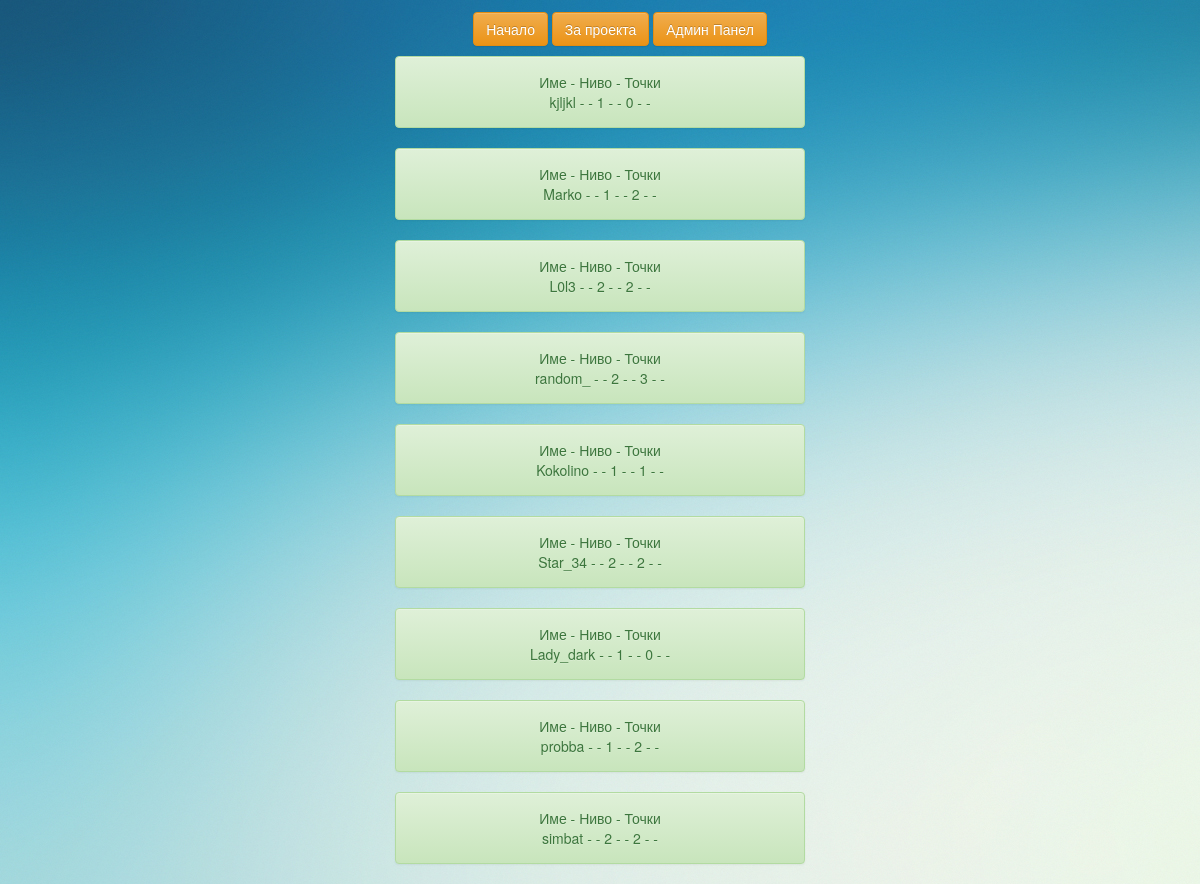
Before: /project_31_mart/read_all.php with the older database file.
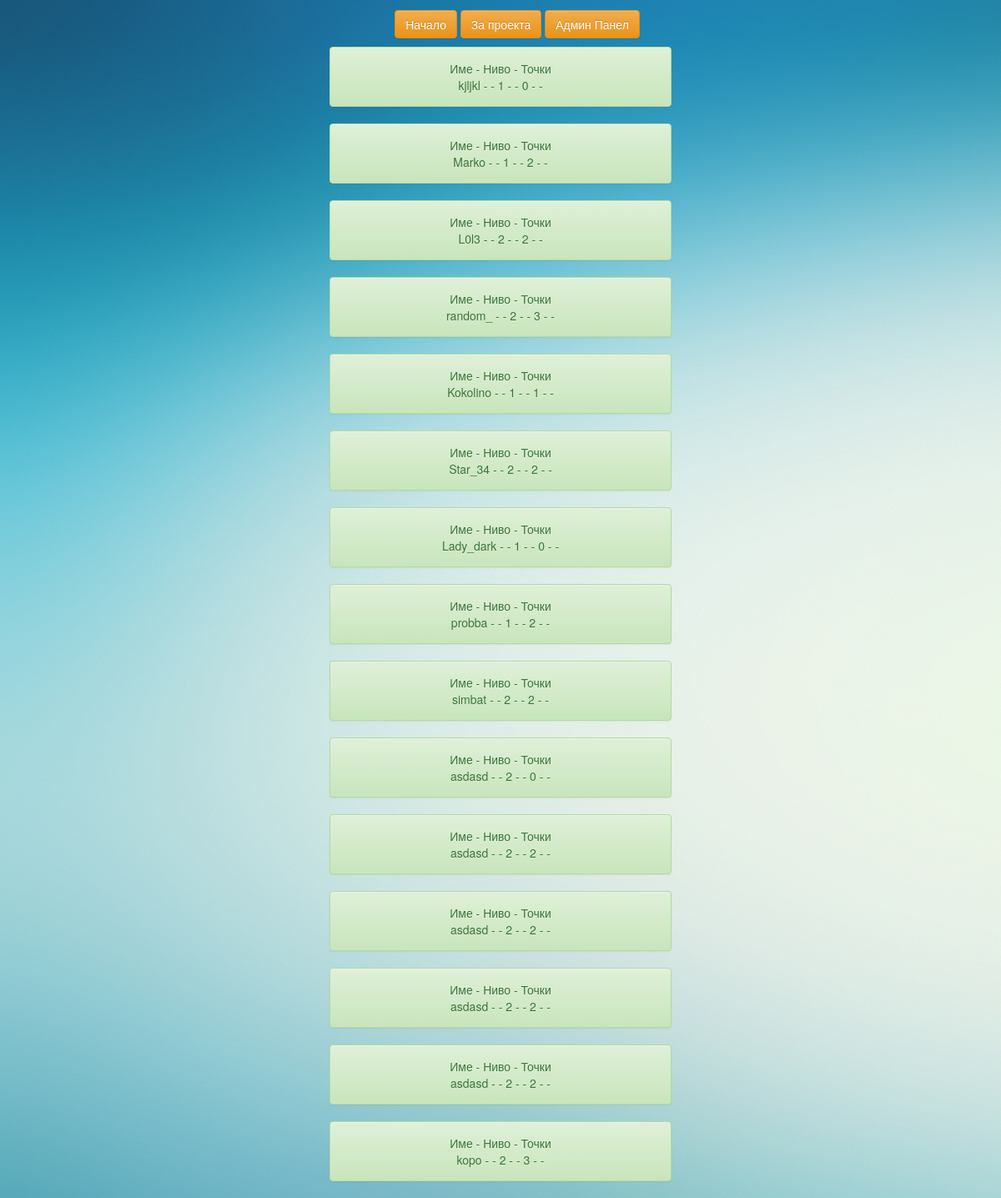
After: the same page with the newer database file.
### tables this page shows
CREATE TABLE `scoreboard` (
  `id_score` int(11) NOT NULL,
  `user_name` varchar(100) NOT NULL,
  `lvl` int(11) NOT NULL,
  `score` int(11) NOT NULL,
  `date_deleted` date DEFAULT NULL
);

### project_31_mart/read_all.php (the view, shortened to what this page needs)
<?php
include_once('includes/header.php');
	?>
<?php
$conn = mysqli_connect('localhost', 'root', '', 'math');
$read_query = 	"SELECT user_name,lvl,score FROM scoreboard WHERE date_deleted is null ";
$read_result = mysqli_query($conn, $read_query);
	if (mysqli_num_rows($read_result) > 0) {
		while($row = mysqli_fetch_assoc($read_result)){
        echo "<div class='row'>
	<div class='alert alert-success col-xs-4
		col-xs-offset-4 text-center'>";
        echo "<p>Име - Ниво - Точки</p>";
		foreach ($row as $value) {
			echo $value." - "." - ";
		}
		echo "</div></div>";
	}
}

Changed rows visible on the page:
added scoreboard: user_name "asdasd", lvl "2", score "0"
added scoreboard: user_name "asdasd", value "2"
added scoreboard: user_name "asdasd", value "2"
added scoreboard: user_name "asdasd", value "2"
added scoreboard: user_name "asdasd", value "2"
added scoreboard: user_name "kopo", lvl "2", score "3"
